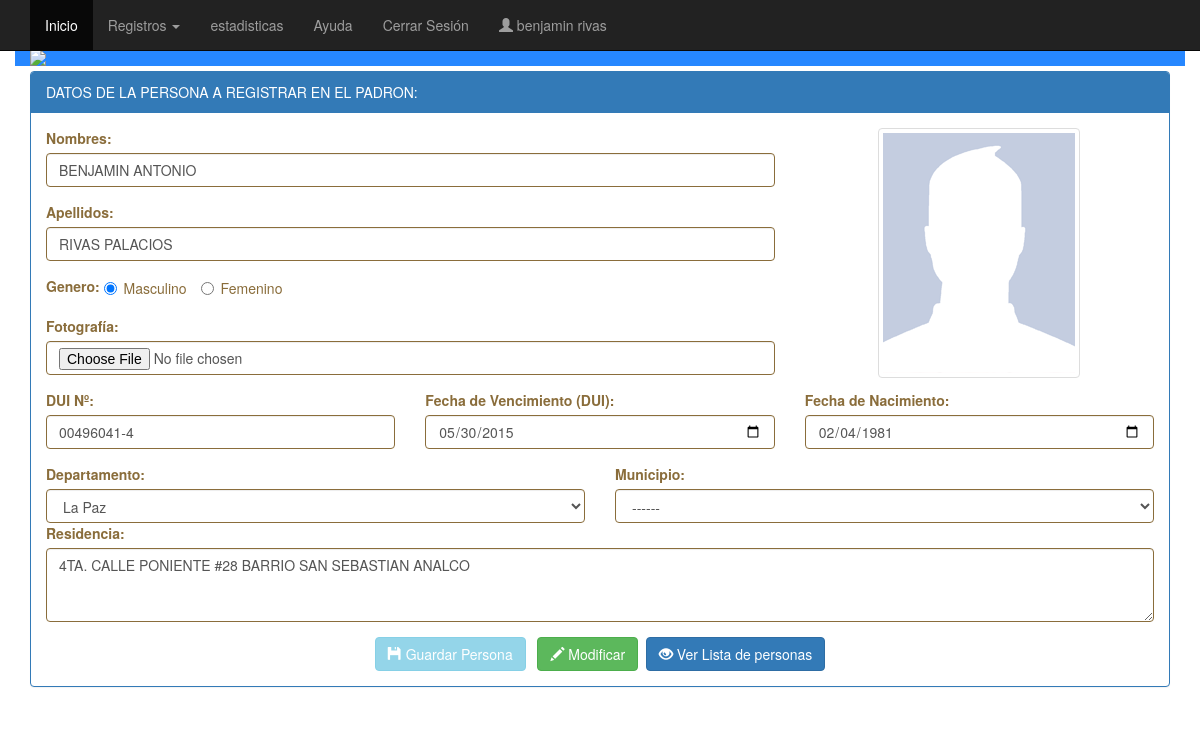
/index.php?page=persona-natural&accion=editar&persona=5 (signed in), run on the app's committed database.
### tables this page shows
CREATE TABLE IF NOT EXISTS `persona` (
`id` int(11) NOT NULL,
  `Nombres` varchar(60) NOT NULL,
  `Apellidos` varchar(60) NOT NULL,
  `DUI` varchar(10) NOT NULL,
  `Fecha_vncdui` date NOT NULL,
  `fecha_nac` date NOT NULL,
  `codigo_depto` varchar(2) NOT NULL,
  `codigo_muni` varchar(4) NOT NULL,
  `residencia` longtext NOT NULL,
  `Genero` varchar(20) NOT NULL,
  `imag_per` varchar(60) NOT NULL,
  `estado` varchar(2) NOT NULL DEFAULT 'NO'
);

CREATE TABLE IF NOT EXISTS `departamentos` (
`id` int(11) NOT NULL,
  `nombre` varchar(45) NOT NULL,
  `codigo` varchar(2) NOT NULL,
  `can_diputados` int(2) NOT NULL
);

### config/datos_user.php (called while the page is built, shortened)
<?php
$tipo_user=$_SESSION["usertip"];
$nom_user=$_SESSION["usernom"];
$apel_user=$_SESSION["userape"];
$ano=date("Y");
	$anoactivado = "SELECT * FROM anio_elecciones WHERE anio_eleccion='$ano'";
    $inicial_ano = mysql_query($anoactivado);
	for($pp=0;$pp<mysql_num_rows($inicial_ano);$pp++)
						{
							$estado_anioe = mysql_result($inicial_ano,$pp,'estado');
						}
							if($estado_anioe == "ACTIVADO")
							{
								$menu_estado = '';
								$menu_estado2 ='';
							}
							else
							{
								 $menu_estado = 'disabled';
								 $menu_estado2 =' onclick="return false"';
							}
?>

### nueva_persona_natural.php (the view, shortened to what this page needs)
 <?php
 	include("fbd/guardar_persona_natural.php");
 ?>
<div class="container">
    <div class="panel panel-primary">
       		<div class="panel-heading">DATOS DE LA PERSONA A REGISTRAR EN EL PADRON:</div>
           	<div class="panel-body text-justify">
    <form action="" method="post" id="fpersona" name="fpersona" enctype="multipart/form-data">
    <div class="row">
    	<div class="col-md-8">
             <div class="form-group has-warning">
                  <label class="control-label" for="nom_per">Nombres:</label>
                  <input  type="text" onkeypress="return validar_letras(event)" class="form-control" name="nom_per" id="nom_per" placeholder="Johan Ricardo" value="<?php echo $nombre;?>" onChange="javascript:this.value=this.value.toUpperCase();" required>
             </div>
             <div class="form-group has-warning">
                  <label class="control-label" for="ape_per">Apellidos:</label>
                  <input type="text"  class="form-control" name="ape_per" id="ape_per" placeholder="Rivera Torres" value="<?php echo $apellido;?>" onChange="javascript:this.value=this.value.toUpperCase();" onkeypress="return validar_letras(event)" required>
             </div>
             <div class="form-group has-warning">
                    <label class="control-label" for="genero">Genero:</label>
                      <label class="radio-inline">
                        <input type="radio" name="genero" id="genero" value="MASCULINO" <?php echo ($to1 == 'MASCULINO')?'checked':'';?>> Masculino
                      </label>
                      <label class="radio-inline">
                        <input type="radio" name="genero" id="genero" value="FEMENINO" <?php echo ($to1 == 'FEMENINO')?'checked':'';?>> Femenino
                      </label>
             </div>
             <div class="form-group has-warning">
                   <label class="control-label" for="files">Fotograf&iacute;a:</label>
                        <input type="file" class="form-control" name="files" id="files"<?php echo $est_img;?>>
             </div>
         </div>
         <div class="col-md-4">
              <?php echo $imag;?>
         </div>
    </div>
    <div class="row">
    	<div class="col-md-4">
        	<div class="form-group has-warning">
                <label class="control-label" for="dui">DUI N&ordm;:</label>
                <input type="text" class="form-control" name="dui" id="dui" placeholder="00000000-0" onKeyUp="mascara(this,'-',patron3,true)" onKeyPress="return justNumbers(event);" maxlength="10" value="<?php echo $dui;?>">
            </div>
        </div>
        <div class="col-md-4">
        	<div class="form-group has-warning">
                  <label class="control-label" for="fvd">Fecha de Vencimiento (DUI):</label>
                  <input type="date" class="form-control" name="fvd" id="fvd" placeholder="DD/MM/AAAA" value="<?php echo $fvd;?>" required>
            </div>
        </div>
        <div class="col-md-4">
        	<div class="form-group has-warning">
                  <label class="control-label" for="fdn">Fecha de Nacimiento:</label>
                  <input type="date" class="form-control" name="fdn" id="fdn" placeholder="DD/MM/AAAA" value="<?php echo $fdn;?>" required>
            </div>
        </div>
    </div>
    <div class="row">
    	<div class="col-md-6">
        	<div id="demo1" style="display: inline;" class="form-group has-warning">
               <label class="control-label" for="departamento"> Departamento: </label>
                <select name="depto" id="depto" class="form-control" required>
                    <?php
					$departamento="SELECT * FROM departamentos";
					$depa_mos = mysql_query($departamento);
						for($d=0;$d<mysql_num_rows($depa_mos);$d++)
							{
								$cod_depa=mysql_result($depa_mos,$d,'codigo');
								$nom_depa=utf8_encode(mysql_result($depa_mos,$d,'nombre'));
					?>
								<option value="<?php echo $cod_depa;?>"<?php echo ($cod_depa == $depto)?'selected':'';?>><?php echo $nom_depa;?></option>";
                    <?php
							}
                    ?>
                </select>
			</div>
        </div>
        <div class="col-md-6">
         	<div id="demo2" style="display: inline;" class="form-group has-warning">
                <label class="control-label" for="municipio">Municipio:</label>
                 <select name="municipio" id="municipio" class="form-control">
                    <option value="">------</option>
                </select>
            </div>
        </div>
    </div>
    <div class="row">
    	<div class="col-md-12">
            <div class="form-group has-warning">
                <label class="control-label" for="residencia">Residencia:</label>
                <textarea name="residencia" id="residencia" onkeypress="return validar_letras(event)"  class="form-control" rows="3" placeholder="Lugar de donde reside" onChange="javascript:this.value=this.value.toUpperCase();" required><?php echo $Resi;?></textarea>
            </div>
         </div>
    </div>
    <div class="row">
    	<div class="col-lg-12">
        	<div class="text-center">
               	 <button type="submit" class="btn btn-info" name="enviar"<?php echo $est_guardar;?>><span class="glyphicon glyphicon-floppy-disk"></span> Guardar Persona</button>
                 <?php
				 if($tipo_user == "Administrador")
				 {
				 ?>
					 &nbsp; <button type="submit" class="btn btn-success" name="modificar"<?php echo $est_editar;?>><span class="glyphicon glyphicon-pencil"></span> Modificar</button>
                 <?php
				 }
				 ?>
                 &nbsp;<a href="#verconsulta" class="btn btn-primary" data-toggle="modal"><span class="glyphicon glyphicon-eye-open"></span> Ver Lista de personas</a>
            </div>
        </div>
    </div>
    </form>
    </div></div></div>
</div><br>

### index.php (shortened to what this page needs)
<?php
		if ( isset ($_SESSION [ "SV_OK" ] )  &&  $_SESSION [ "SV_OK" ] == "OK" )
		{
			include("config/datos_user.php");
			include("open.php");
?>
<!DOCTYPE html>
<html lang="es">
<head>
<link href="css/bootstrap.min.css" rel="stylesheet">
<link href="css/estilos.css" rel="stylesheet">
</head>
    <body>
        <header>
        	<nav class="navbar navbar-inverse navbar-fixed-top" role="navigation">
            	<div class="container">
                        <div class="collapse navbar-collapse" id="navegacion-tx">
                        	<ul class="nav navbar-nav">
                            	<li class="active"><a href="?page=home">Inicio</a></li>
                                <li class="dropdown">
                                	<a href="#" class="dropdown-toggle" data-toggle="dropdown" role="buttom">Registros <span class="caret"></span></a>
                                </li>
                                <li class="<?php echo $menu_estado;?>"><a href="?page=estadistica"<?php echo $menu_estado2;?>>estadisticas</a></li>
                                <li><a href="?page=free-quore">Ayuda</a></li>
                                <li><a href="cerrarsesion.php">Cerrar Sesi&oacute;n</a></li>
                                <li><a href="#"><span class="glyphicon glyphicon-user"></span> <?php echo "$nom_user $apel_user";?></a></li>
                            </ul>
                        </div>
                    </div>
            </nav>
        </header>
        <div class="container color_seccion">
        	<div class="row cabesera text-center">
            	<div class="col-xs-12 col-sm-12 col-md-12">
                    <img src="img/header_img.png" class="img-responsive center-block">
                 </div>
        	</div>
        </div>
		<?php include("$page"); ?>
        <footer>
        	<div class="container-fluid">
          		<div class="row">
                	<div class="col-xs-12 text-center">
                    </div>
                </div>
            </div>
        </footer>
    </body>
</html>
<?php
		}
		else
		{
			include("sesion.php");
		}
?>

### fbd/guardar_persona_natural.php (shortened to what this page needs)
<?php
if(isset($_POST["enviar"]))
{
	$archivo=$_FILES["files"]["tmp_name"];
	$nombreArchivo=$_FILES["files"]["name"];
	$ruta="personas";
	$nombre = $_POST["nom_per"];
    $apellido = $_POST["ape_per"];
    $to1 = $_POST["genero"];
    $dui = $_POST["dui"];
    $fvd = $_POST["fvd"];
    $fdn = $_POST["fdn"];
    $depto = $_POST["depto"];
    $municipio = $_POST["municipio"];
    $Resi = $_POST["residencia"];
   	$est_img = " required";
	$est_guardar = "";
	$est_editar = ' disabled="disabled"';
   	$extension = end(explode('.',$nombreArchivo));
	$nombrei = $dui.".".$extension;
	$url = $ruta."/".$nombrei;
	$mime = array('image/jpg', 'image/jpeg', 'image/pjpeg', 'image/gif', 'image/png');
	@$imagen = getimagesize($archivo);
  	$ancho = $imagen[0];
  	$alto = $imagen[1];
	  if($nombre==NULL | $apellido==NULL | $dui==NULL | $Resi==NULL | $url==NULL)
	  {
		  $msg = "<div class='alert alert-danger'>TODOS LOS CAMPOS SON OBLIGATORIOS</div>";
	  }
		  elseif(empty($archivo))
		  {
				$msg = "<div class='alert alert-danger'>NO A SELECCIONADO LA IMAGEN</div>";
		  }
			  elseif(!in_array($_FILES['files']['type'],$mime))
			  {
				  $msg = "<div class='alert alert-danger'>Ups! Solamente puedes subir imagenes con la extension GIF, JPG, JPEG, PJPEG o PNG</div>";
			  }
				  elseif(($ancho > 192) || ($alto > 240))
					  {
						  $msg = "<div class='alert alert-danger'>NO SE PUEDE SUBIR LA IMAGEN PORQUE EL TAMAÑO NO ES EL CORRECTO</div>";
					  }
						  else
						  {
							  	$checkuser3 = mysql_query("SELECT DUI FROM persona WHERE DUI='$dui'");
         						$username_exist3 = mysql_num_rows($checkuser3);
									if ($username_exist3 > 0)
										{
											$msg =  "<div class='alert alert-danger'>ESTE DUI YA ESTA REGISTRADO EN NUESTRA BASE DE DATOS</div>";
										}
										else
										{
											$query = 'INSERT INTO persona(Nombres,Apellidos,DUI,Fecha_vncdui,fecha_nac,codigo_depto,codigo_muni,residencia,Genero,imag_per) VALUES (\''.$nombre.'\',\''.$apellido.'\',\''.$dui.'\',\''.$fvd.'\',\''.$fdn.'\',\''.$depto.'\',\''.$municipio.'\',\''.$Resi.'\',\''.$to1.'\',\''.$url.'\')';
            								mysql_query($query) or die(mysql_error());
											move_uploaded_file($_FILES['files']['tmp_name'],$ruta."/".$nombrei);
											$msg =  "<div class='alert alert-success'>El Votante $nombre $apellido con DUI: $dui ha sido registrado de manera satisfactoria.</div>";
											$nombre = "";
											$apellido = "";
											$to1 = "";
											$dui = "";
											$fvd = "";
											$fdn = "";
											$depto = "";
											$Resi = "";
											$imag = "";
											$est_img = " required";
											$est_guardar = "";
											$est_editar = ' disabled="disabled"';
										}
						  }
}
elseif(isset($_GET["accion"]))
{
	$accion_t = $_GET["accion"];
	$idpersonad = $_GET["persona"];
	if($accion_t == "editar")
	{
		$ver_candi = "SELECT * FROM persona WHERE id='$idpersonad'" ;
        $candi = mysql_query($ver_candi);
			for($vvc=0;$vvc<mysql_num_rows($candi);$vvc++)
						{
							$nombre = mysql_result($candi,$vvc,'Nombres');
							$apellido = mysql_result($candi,$vvc,'Apellidos');
							$to1 = mysql_result($candi,$vvc,'Genero');
							$dui = mysql_result($candi,$vvc,'DUI');
							$fvd = mysql_result($candi,$vvc,'Fecha_vncdui');
							$fdn = mysql_result($candi,$vvc,'fecha_nac');
							$depto = mysql_result($candi,$vvc,'codigo_depto');
							$Resi = mysql_result($candi,$vvc,'residencia');
							$img_c = mysql_result($candi,$vvc,'imag_per');
							$imag = "<div class='text-center' id='list_2'><img class='thumb img-responsive img-thumbnail' src='$img_c' /></div>";
							$est_img = "";
							$est_guardar = ' disabled="disabled"';
							$est_editar = '';
						}
	}
}
?>

### css/estilos.css (style rules this page uses)
body { padding:50px 0; }
.navbar { margin-bottom:0; }
.cabesera { background-color:#2687ff; margin-bottom:0; }
.color_seccion { background-color:#CCC; margin-bottom: 5px; }

### data on the page
persona: nom_per "BENJAMIN ANTONIO", ape_per "RIVAS PALACIOS", Genero "☑ Genero:", Genero "☐ Femenino", imag_per (picture), dui "00496041-4", fvd "05/30/2015", fdn "02/04/1981", depto "La Paz", residencia "4TA. CALLE PONIENTE #28 BARRIO SAN SEBASTIAN ANALCO"

### other printed values
$nom_user "benjamin"
$apel_user "rivas"
